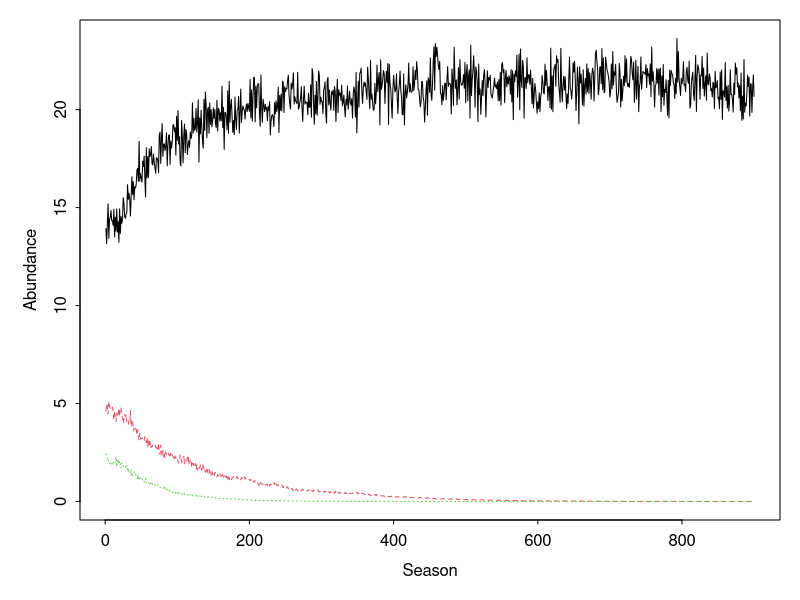

Here is the R script that generated this plot:
##  Semi-discrete storage effect model of two species 
##  coexisting on one essential resource.                

##  Authors:  Andrew Tredennick, Peter Adler, and Fred Adler
##  Email:    atredenn@gmail.com
##  Date:     4.24.2015 -- Copied over from relative_nonlinearity.R and 
##                         variable germination included for storage effect.
##            5.21.2016 -- Updated model to have most dynamics occur at the
##                         end of season, discrete time intervals


############################  MODEL DESCRIPTION  ##############################
# Species "split" themselves between a dormant, low-mortaility stage (D) and  #
# a higher mortality, high growth stage (N).                                  #
# The single resource is R.                                                   #
# There are two sources of variability: an environmental cue that drives the  #
# storage effect, and resource variability.                                   #
###############################################################################

# Clear the Workspace
rm(list=ls())


####
#### Initial Conditions, Global Variables, and Parameters ----------------------
####
seasons <- 1000                   # number of seasons to simulate
seasons_to_exclude <- 100        # initial seasons to exclude from plots
days_to_track <- 20              # number of days to simulate in odSolve
DNR <- c(D=c(1,1,1),N=c(1,1,1),R=20) # initial conditions
Rmu <- 3                         # mean resource pulse (on log scale)
Rsd_annual <- 0                  # std dev of resource pulses (on log scale)
sigE <- 0.01                        # environmental cue variance
rho12 <- -1                         # environmental cue correlation between species
rho13 <- -1
rho23 <- -1

# Within-season parameters
parms <- list(
  r = c(5,5,5),                    # max growth rate for each species
  a = c(5,5,5),                    # rate parameter for Hill function 
  b = c(20,20,20),                  # shape parameter for Hill function
  eps = c(0.5,0.5,0.5)               # resource-to-biomass efficiency
)

# parms <- list (
#   r = c(1,5),                    # max growth rate for each species
#   a = c(2,5),                    # rate parameter for Hill function 
#   b = c(2.5,20),                 # shape parameter for Hill function
#   eps = c(0.5,0.5)               # resource-to-biomass efficiency
# )

# End-of-season transition parameters
alpha1 <- 0.50                   # live-to-dormant biomass fraction; spp1
alpha2 <- 0.49                   # live-to-dormant biomass fraction; spp2
alpha3 <- 0.48
beta1 <- 0                       # adult survivorship; spp1 (0 if annual, >0 if perennial)
beta2 <- 0                       # adult survivorship; spp2 (0 if annual, >0 if perennial)
beta3 <- 0
eta1 <- 0.1                      # dormant mortality; spp1
eta2 <- 0.1                      # dormant mortality; spp2
eta3 <- 0.1
theta1 <- 0                      # resource recycling fraction; spp1
theta2 <- 0                      # resource recycling fraction; spp2
theta3 <- 0
nu <- 0                          # resource carry-over fraction

####
#### Load relevant libraries ----------------------------------------
####
library('deSolve')
library('mvtnorm')



####
#### Model functions -------------------------------------------------
####
## Continuous model
updateNR <- function(t, NR, parms){
  with(as.list(c(NR, parms)), {
    dN1dt = N1*eps[1]*(uptake_R(r[1], R, a[1], b[1]))
    dN2dt = N2*eps[2]*(uptake_R(r[2], R, a[2], b[2]))
    dN3dt = N3*eps[3]*(uptake_R(r[3], R, a[3], b[3]))
    dRdt = -1 * (dN1dt/eps[1] + dN2dt/eps[2] + dN3dt/eps[3])
    list(c(dN1dt, dN2dt, dN3dt, dRdt)) #output
  })
}

##  Resource uptake function (Hill function)
uptake_R <- function(r, R, a, b){
  return((r*R^a) / (b^a + R^a))
}

## Discrete model
update_DNR <- function(t,DNR,gammas,alpha1,alpha2,alpha3,eta1,eta2,eta3,beta1,beta2,beta3,theta1,theta2,theta3,nu){
  with (as.list(DNR),{
    g1 <- gammas[1]
    g2 <- gammas[2]
    g3 <- gammas[3]
    D1new <- alpha1*N1 + D1*(1-g1)*(1-eta1)
    D2new <- alpha2*N2 + D2*(1-g2)*(1-eta2)
    D3new <- alpha3*N3 + D3*(1-g3)*(1-eta3)
    N1new <- beta1*(1-alpha1)*N1 + g1*(D1+(alpha1*N1))*(1-eta1)
    N2new <- beta2*(1-alpha2)*N2 + g2*(D2+(alpha2*N2))*(1-eta2)
    N3new <- beta3*(1-alpha3)*N3 + g3*(D3+(alpha3*N3))*(1-eta3)
    Rnew <- theta1*(1-alpha1)*N1 + theta2*(1-alpha2)*N2 + theta3*(1-alpha3)*N3 + nu*R + Rvector[t]
    return(c(D1new, D2new, D3new, N1new, N2new, N3new, Rnew))
  })
}


####
#### Simulate model -----------------------------------------------------
####
days <- c(1:days_to_track)

# Get "germination" fractions for each year
getG <- function(sigE, rho12, rho13, rho23, nTime){
  varcov <- matrix(c(sigE, rho12*sigE, rho13*sigE, rho12*sigE, sigE, rho23*sigE, rho13*sigE, rho23*sigE, sigE), 3, 3, byrow = TRUE)
  varcov <- Matrix::nearPD(varcov)$mat
  e <- MASS::mvrnorm(n = nTime, mu = c(0,0,0), Sigma = varcov)
  g <- exp(e) / (1+exp(e))
  return(g)
}

# Loop over seasons
nmsDNR <- names(DNR)
NR <- DNR[c("N1", "N2", "N3", "R")] 
nmsNR <- names(NR)
gVec <- getG(sigE = sigE, rho12 = rho12, rho13=rho13, rho23=rho23, nTime = seasons)
Rvector <- rlnorm(seasons, Rmu, Rsd_annual)
saved_outs <- matrix(ncol=7, nrow=seasons)
ptm <- proc.time() # start time
for(season_now in 1:seasons){
  output <- ode(y = NR, times=days,
                func = updateNR, parms = parms)
  NR <- output[nrow(output),nmsNR]
  DNR <- c(DNR[c("D1","D2", "D3")], NR)
  saved_outs[season_now,] <- DNR
  names(DNR) <- nmsDNR
  DNR <- update_DNR(season_now, DNR, gVec[season_now,],
                    alpha1=alpha1,alpha2=alpha2, alpha3=alpha3,
                    eta1=eta1,eta2=eta2, eta3=eta3,
                    beta1=beta1,beta2=beta2, beta3=beta3,
                    theta1=theta1,theta2=theta2, theta3=theta3,nu=nu)
  names(DNR) <- nmsDNR
  NR <- DNR[c("N1", "N2", "N3", "R")] 
  names(NR) <- nmsNR
}
proc.time() - ptm

cols2plot <- c(4,5,6)
par(mfrow=c(1,1),mar=c(4,4,1,1),tcl=-0.2,mgp=c(2,0.5,0))
matplot(saved_outs[(seasons_to_exclude+1):seasons,cols2plot], type="l", 
        xlab="Season", ylab="Abundance")
# lines(rowSums(saved_outs[101:seasons,cols2plot]), type="l", col="blue", lwd=2)

tot_biomass <- rowSums(saved_outs[,cols2plot])
sd(tot_biomass)
mean(tot_biomass)
sd(tot_biomass)/mean(tot_biomass)
 
